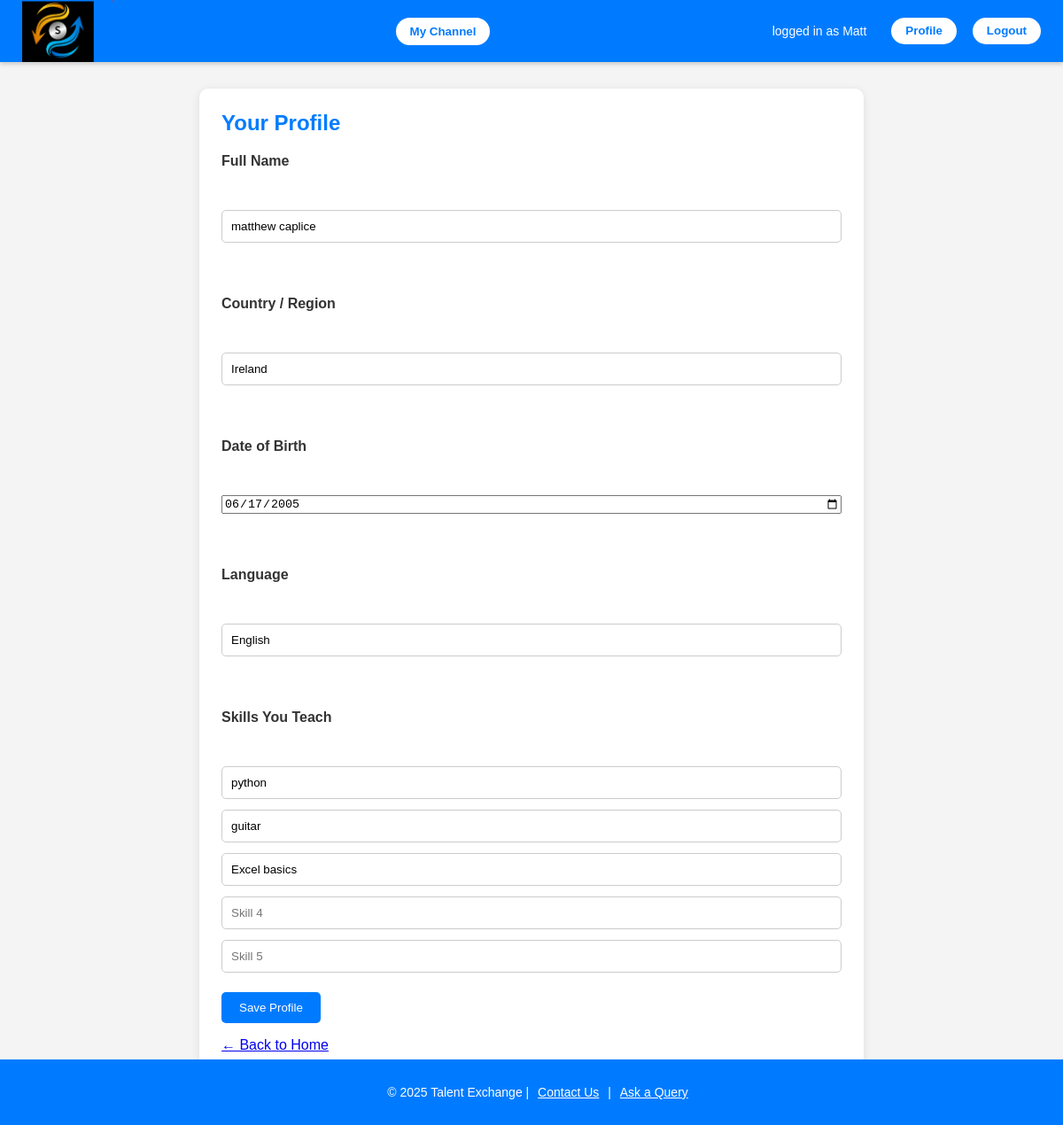
The app's page /profile (signed in) with its own data.
### app.py (models this page shows)
class User(UserMixin, db.Model):
    id = db.Column(db.Integer, primary_key=True)
    username = db.Column(db.String(100), unique=True, nullable=False)
    password = db.Column(db.String(255), nullable=False)
    full_name = db.Column(db.String(120))
    country = db.Column(db.String(120))
    language = db.Column(db.String(120))
    dob = db.Column(db.String(20))
    teach_skills = db.Column(db.String(500))
    learn_skills = db.Column(db.String(500))

### app.py (the view, shortened to what this page needs)
@app.route('/profile', methods=['GET', 'POST'])
@login_required
def profile():
    return render_template('profile.html', user=current_user)

### app.py (called while the page is built)
@login_manager.user_loader
def load_user(user_id):
    return User.query.get(int(user_id))

### templates/profile.html (shortened to what this page needs)
<!DOCTYPE html>
<html lang="en">
<head>
    <link rel="stylesheet" href="{{ url_for('static', filename='CSS/profile.css') }}">
</head>
<body>
<nav>
    <div class="nav-left">
        <a href="{{ url_for('home') }}">
            <img src="{{ url_for('static', filename='images/Screenshot 2025-10-20 172925.png') }}" alt="Talent Exchange Logo" class="logo">
        </a>
    </div>
{% if current_user.is_authenticated %}
    <a href="{{ url_for('channel') }}"><button class="channel-btn">My Channel</button></a>
{% endif %}
        <div class="nav-right">
        <div class="btn-row">
        {% if current_user.is_authenticated %}
        <span class="welcome-text">logged in as {{ current_user.username }}</span>
        <a href="{{ url_for('profile') }}">
            <button class="nav-btn">Profile</button>
        </a>
        <a href="{{ url_for('logout') }}">
            <button class="nav-btn">Logout</button>
        </a>
        {% endif %}
        </div>
    </div>
</nav>
<div class="profile-container">
    <h2>Your Profile</h2>
    <form method="POST">
        <label>Full Name</label><br>
        <input type="text" name="full_name"
               value="{{ user.full_name or '' }}" required><br><br>
        <label>Country / Region</label><br>
        <input type="text" name="country"
               value="{{ user.country or '' }}" required><br><br>
        <label>Date of Birth</label><br>
        <input type="date" name="dob"
               value="{{ user.dob or '' }}"><br><br>
        <label>Language</label><br>
        <input type="text" name="language"
               value="{{ user.language or '' }}" required><br><br>
        <label>Skills You Teach</label><br>
        <input type="text" name="skill1" placeholder="Skill 1" value="{{ (user.teach_skills.split(', ')[0]) if user.teach_skills else '' }}">
        <input type="text" name="skill2" placeholder="Skill 2" value="{{ (user.teach_skills.split(', ')[1]) if user.teach_skills and user.teach_skills.split(', ')|length > 1 else '' }}">
        <input type="text" name="skill3" placeholder="Skill 3" value="{{ (user.teach_skills.split(', ')[2]) if user.teach_skills and user.teach_skills.split(', ')|length > 2 else '' }}">
        <input type="text" name="skill4" placeholder="Skill 4" value="{{ (user.teach_skills.split(', ')[3]) if user.teach_skills and user.teach_skills.split(', ')|length > 3 else '' }}">
        <input type="text" name="skill5" placeholder="Skill 5" value="{{ (user.teach_skills.split(', ')[4]) if user.teach_skills and user.teach_skills.split(', ')|length > 4 else '' }}">
        <button type="submit">Save Profile</button>
    </form>
    <p><a href="{{ url_for('home') }}">← Back to Home</a></p>
</div>
    <footer>
        <div class="footer-content">
            <p>&copy; 2025 Talent Exchange | <a href="#">Contact Us</a> | <a href="#">Ask a Query</a></p>
        </div>
    </footer>
</body>
</html>

### static/CSS/profile.css (style rules this page uses)
body { margin: 0; font-family: Arial, sans-serif; background-color: #f4f4f4; color: #333; }
nav { display: flex; justify-content: space-between; align-items: center; background-color: #007bff; height: 70px; padding: 0 25px; box-shadow: 0 2px 5px rgba(0,0,0,0.2); position: fixed; top: 0; left: 0; right: 0; z-index: 20; }
.nav-left img.logo { height: 70px; width: auto; object-fit: contain; display: block; }
.nav-right button, .nav-right .nav-btn { background-color: white; color: #007bff; border: none; padding: 8px 16px; border-radius: 20px; font-weight: bold; cursor: pointer; transition: background-color 0.3s ease; margin-left: 10px; }
.welcome-text { color: white; margin-right: 10px; font-size: 14px; }
.profile-container { max-width: 700px; margin: 100px auto 40px auto; background: white; padding: 25px; border-radius: 10px; box-shadow: 0 2px 10px rgba(0,0,0,0.1); }
.profile-container h2 { color: #007bff; margin-top: 0; margin-bottom: 20px; }
.profile-container form { display: flex; flex-direction: column; gap: 12px; }
.profile-container label { font-weight: bold; margin-bottom: 4px; }
.profile-container input[type="text"], .profile-container textarea { width: 100%; padding: 10px; border: 1px solid #ccc; border-radius: 5px; box-sizing: border-box; }
.profile-container button[type="submit"] { background-color: #007bff; color: white; border: none; padding: 10px 20px; border-radius: 5px; cursor: pointer; align-self: flex-start; margin-top: 10px; }
footer { background-color: #007bff; color: white; text-align: center; padding: 15px 10px; position: fixed; bottom: 0; width: 100%; }
.footer-content { font-size: 14px; }
footer a { color: white; text-decoration: underline; margin: 0 6px; transition: color 0.2s ease; }
.btn-row { display: inline-flex; gap: 8px; align-items: center; }
.btn-row button { line-height: 1; padding: 8px 12px; }
.channel-btn { background-color: white; color: #007bff; border: none; padding: 8px 16px; border-radius: 20px; font-weight: bold; cursor: pointer; transition: background-color 0.3s ease; }

### records on screen
User: username "Matt", full_name "matthew caplice", country "Ireland", dob "06/17/2005", language "English", skill1 "python", skill2 "guitar", skill3 "Excel basics"
